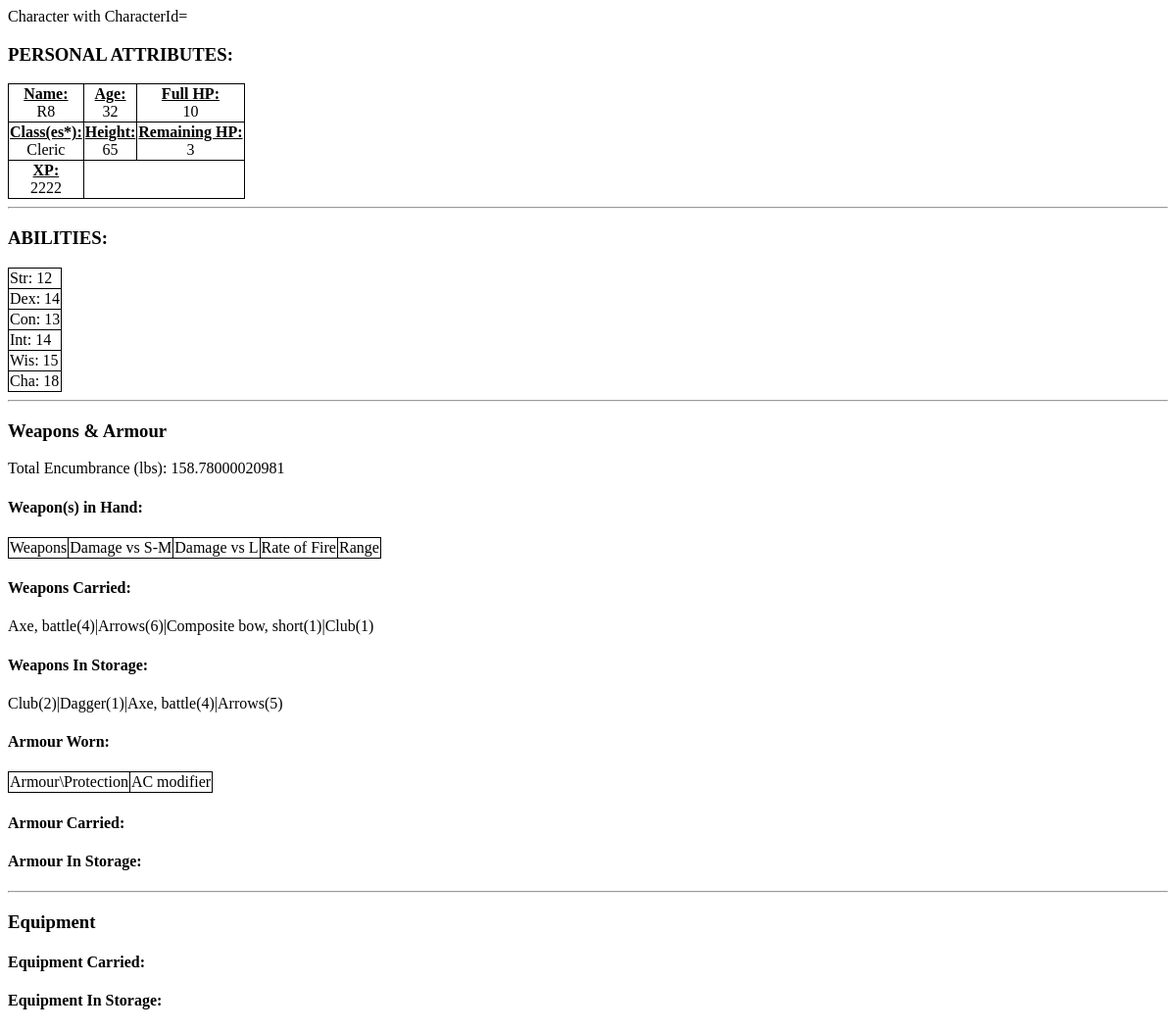
Before: /osric_character_tools/charactersheet.php?CharacterId=55 with the older database file.
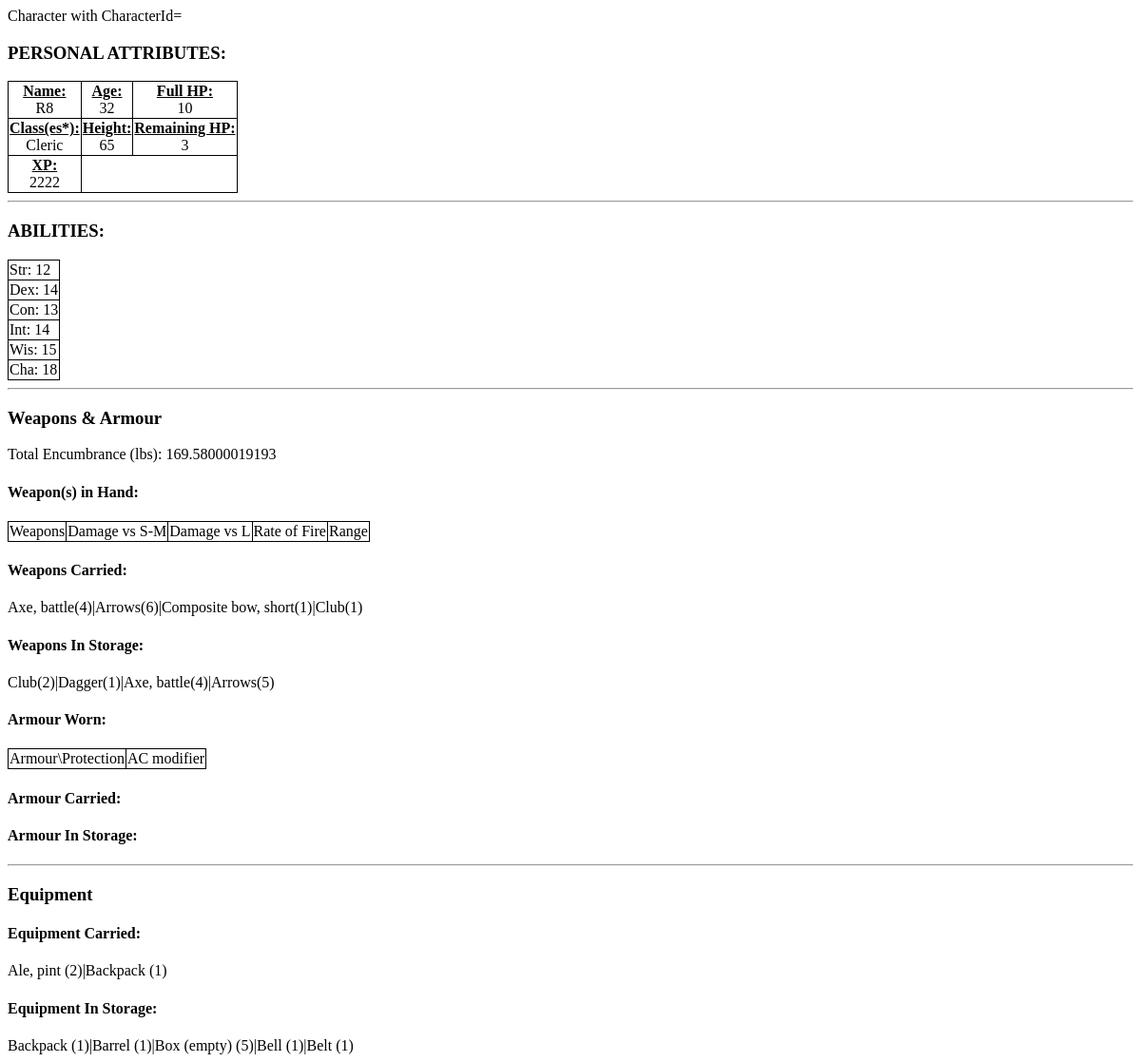
After: the same page with the newer database file.
### tables this page shows
CREATE TABLE IF NOT EXISTS `characters` (
  `CharacterName` varchar(255) NOT NULL,
  `CharacterGender` int(11) NOT NULL,
  `CharacterAge` float NOT NULL,
  `CharacterHeight` float NOT NULL,
  `CharacterWeight` float NOT NULL,
  `CharacterId` bigint(20) unsigned NOT NULL AUTO_INCREMENT,
  `CharacterAlignment` int(11) NOT NULL,
  `RaceId` bigint(20) NOT NULL,
  PRIMARY KEY (`CharacterId`)
);

CREATE TABLE IF NOT EXISTS `character_status` (
  `CharacterId` bigint(20) NOT NULL,
  `CharacterStatusArmorClass` int(11) NOT NULL,
  `CharacterStatusExperiencePoints` int(11) NOT NULL,
  `CharacterStatusLevel` int(11) NOT NULL,
  `CharacterStatusFullHitPoints` int(11) NOT NULL,
  `CharacterStatusRemainingHitPoints` int(11) NOT NULL
);

CREATE TABLE IF NOT EXISTS `character_classes` (
  `CharacterId` bigint(20) NOT NULL,
  `ClassId` bigint(20) NOT NULL
);

CREATE TABLE IF NOT EXISTS `classes` (
  `ClassId` bigint(20) NOT NULL AUTO_INCREMENT,
  `ClassName` varchar(64) NOT NULL,
  PRIMARY KEY (`ClassId`)
);

CREATE TABLE IF NOT EXISTS `character_abilities` (
  `CharacterId` bigint(20) NOT NULL,
  `AbilityId` bigint(20) NOT NULL,
  `Value` float NOT NULL
);

CREATE TABLE IF NOT EXISTS `abilities` (
  `AbilityId` bigint(20) NOT NULL AUTO_INCREMENT,
  `AbilityLongName` varchar(32) NOT NULL,
  `AbilityShortName` varchar(8) NOT NULL,
  PRIMARY KEY (`AbilityId`)
);

CREATE TABLE IF NOT EXISTS `character_weapons` (
  `CharacterWeaponId` bigint(20) NOT NULL AUTO_INCREMENT,
  `CharacterId` bigint(20) NOT NULL,
  `WeaponId` bigint(20) NOT NULL,
  `Quantity` int(11) NOT NULL,
  `WeaponMagic` int(11) NOT NULL,
  `EquipmentStatusId` int(11) NOT NULL DEFAULT '1',
  PRIMARY KEY (`CharacterWeaponId`)
);

CREATE TABLE IF NOT EXISTS `weapons` (
  `WeaponId` bigint(11) NOT NULL AUTO_INCREMENT,
  `WeaponType` varchar(32) DEFAULT NULL,
  `WeaponEncumbranceInLbs` float NOT NULL,
  `WeaponCost` float NOT NULL,
  PRIMARY KEY (`WeaponId`)
);

CREATE TABLE IF NOT EXISTS `character_items` (
  `CharacterItemId` bigint(20) NOT NULL AUTO_INCREMENT,
  `CharacterId` bigint(20) NOT NULL,
  `ItemId` bigint(20) NOT NULL,
  `Quantity` int(11) NOT NULL,
  `ItemStatusId` int(11) NOT NULL DEFAULT '1',
  PRIMARY KEY (`CharacterItemId`)
);

CREATE TABLE IF NOT EXISTS `items` (
  `ItemName` varchar(64) DEFAULT NULL,
  `ItemEncumbrance` float NOT NULL,
  `ItemCost` float NOT NULL,
  `ItemId` bigint(20) unsigned NOT NULL AUTO_INCREMENT,
  UNIQUE KEY `ItemId` (`ItemId`)
);

### osric_character_tools/inc/charactertblfuncs.inc (called while the page is built, shortened)
<?php
function getCharacter($cxn,$characterId)
{
	if($characterId == -1)
	{
		$row['CharacterName'] = "Dummy";
		$row['CharacterGender'] = "1";
		$row['CharacterAge'] = "42";
		$row['CharacterHeight'] = "65";
	}
	else
	{
		$query = sprintf("SELECT * FROM `characters` WHERE CharacterId='%s'",$characterId);
		$result = mysqli_query($cxn,$query) or die("Couldn't execute query.");
		$row = mysqli_fetch_assoc($result);
	}
	return $row;
}
function getCharacterStatus($cxn,$characterId)
{
    $query = sprintf("SELECT * FROM `character_status` WHERE CharacterId='%s'",$characterId);
    $result = mysqli_query($cxn,$query) or die("Couldn't execute getCharacterStatus query.");
    $row = mysqli_fetch_assoc($result);
    return $row;
}
function getCharacterAbilities($cxn,$characterId)
{
    $query = sprintf("SELECT * FROM character_abilities ca INNER JOIN abilities a on ca.AbilityId = a.AbilityId WHERE ca.CharacterId = '%s'",$characterId);
    $result = mysqli_query($cxn,$query) or die("Couldn't execute getCharacterAbilities query.");
    for($result_set = array();$row = mysqli_fetch_assoc($result);$result_set[]=$row);
    return $result_set;
}
function getCharacterClasses($cxn,$characterId)
{
    $query = sprintf("SELECT * FROM character_classes cc INNER JOIN classes c ON cc.ClassId = c.ClassId WHERE CharacterId='%s'",$characterId);
    $result = mysqli_query($cxn,$query) or die("Couldn't execute getCharacterClasses query.");
    for($result_set = array();$row = mysqli_fetch_assoc($result);$result_set[]=$row);
    return $result_set;
}
?>

### osric_character_tools/inc/characterInventory.inc (called while the page is built, shortened)
<?php
function osricdb_getTotalEncumbranceCoinsCarried($cxn, $characterId)
{
    $query = "SELECT SUM(e.TotalCoinEncumbrance) AS TotalEncumbrance FROM (SELECT (c.CoinEncumbranceInLbs * cc.Quantity) AS TotalCoinEncumbrance FROM character_coins cc INNER JOIN coins c ON cc.CoinId = c.CoinId WHERE cc.CharacterId = '{$characterId}' AND cc.ItemStatusId = '2') AS e";
    $result = mysqli_query($cxn,$query) or die("Couldn't execute query: ".$query);
    $row = mysqli_fetch_assoc($result);
    return $row['TotalEncumbrance'];
}
function osricdb_getTotalEncumbranceItemsCarried($cxn, $characterId)
{
	$query = "SELECT SUM(e.TotalItemEncumbrance) AS TotalEncumbrance FROM (SELECT (i.ItemEncumbrance * ci.Quantity) AS TotalItemEncumbrance FROM character_items ci INNER JOIN items i ON ci.ItemId = i.ItemId WHERE ci.CharacterId = '{$characterId}' AND ci.ItemStatusId = '2') AS e";
	$result = mysqli_query($cxn,$query) or die("Couldn't execute query: ".$query);
	$row = mysqli_fetch_assoc($result);
	return $row['TotalEncumbrance'];
}
function osricdb_getTotalEncumbranceWeaponsOnPerson($cxn, $characterId)
{
    $query = "SELECT SUM(e.TotalWeaponEncumbrance) AS TotalEncumbrance FROM (SELECT (w.WeaponEncumbranceInLbs * cw.Quantity) AS TotalWeaponEncumbrance FROM character_weapons cw INNER JOIN weapons w ON cw.WeaponId = w.WeaponId WHERE cw.CharacterId = '{$characterId}' AND (cw.EquipmentStatusId = '2' OR cw.EquipmentStatusId = '3')) AS e";
	$result = mysqli_query($cxn,$query) or die("Couldn't execute query: ".$query);
	$row = mysqli_fetch_assoc($result);
	return $row['TotalEncumbrance'];
}
function osricdb_getTotalEncumbranceArmourOnPerson($cxn, $characterId)
{
    $query = "SELECT SUM(e.TotalArmourEncumbrance) AS TotalEncumbrance FROM (SELECT (a.ArmourEncumbrance * ca.Quantity) AS TotalArmourEncumbrance FROM character_armour ca INNER JOIN armour a ON ca.ArmourId = a.ArmourId WHERE ca.CharacterId = '{$characterId}' AND (ca.EquipmentStatusId = '2' OR ca.EquipmentStatusId = '3')) AS e";
	$result = mysqli_query($cxn,$query) or die("Couldn't execute query: ".$query);
	$row = mysqli_fetch_assoc($result);
	return $row['TotalEncumbrance'];
}
function osricdb_getTotalEncumbranceOnPerson($cxn, $characterId)
{
    $totalEncumbranceItemsCarried = osricdb_getTotalEncumbranceItemsCarried($cxn,$characterId);
    $totalEncumbranceCoinsCarried = osricdb_getTotalEncumbranceCoinsCarried($cxn,$characterId);
    $totalEncumbranceWeaponsOnPerson = osricdb_getTotalEncumbranceWeaponsOnPerson($cxn,$characterId);
    $totalEncumbranceArmourOnPerson = osricdb_getTotalEncumbranceArmourOnPerson($cxn,$characterId);
    $totalEncumbranceOnPerson = $totalEncumbranceItemsCarried + $totalEncumbranceCoinsCarried + $totalEncumbranceWeaponsOnPerson + $totalEncumbranceArmourOnPerson;
    return $totalEncumbranceOnPerson;
}
function osricdb_getCharacterWeaponsByStatus($cxn, $characterId, $equipmentStatus)
{
    $query = sprintf("SELECT * FROM character_weapons cw INNER JOIN weapons w ON cw.WeaponId = w.WeaponId WHERE cw.CharacterId = $characterId AND cw.EquipmentStatusId = '%s'",$equipmentStatus);
    $result = mysqli_query($cxn,$query) or die("Couldn't execute getCharacterWeaponsByStatus query.");
    for($result_set = array();$row = mysqli_fetch_assoc($result);$result_set[]=$row);
    return $result_set;
}
function osricdb_getCharacterWeaponsInStorage($cxn, $characterId)
{
    return osricdb_getCharacterWeaponsByStatus($cxn, $characterId, "1");
}
function osricdb_getCharacterWeaponsCarried($cxn, $characterId)
{
    return osricdb_getCharacterWeaponsByStatus($cxn, $characterId, "2");
}
function osricdb_getCharacterItemsCarried($cxn,$characterId)
{
    return osricdb_getCharacterItemsByStatus($cxn,$characterId,"2");
}
function osricdb_getCharacterItemsInStorage($cxn,$characterId)
{
    return osricdb_getCharacterItemsByStatus($cxn,$characterId,"1");
}
function osricdb_getCharacterItemsByStatus($cxn,$characterId,$itemStatusId)
{
    $query = sprintf("SELECT * FROM character_items ci INNER JOIN items i ON ci.ItemId = i.ItemId WHERE ci.CharacterId = $characterId AND ci.ItemStatusId = '%s'",$itemStatusId);
    $result = mysqli_query($cxn,$query) or die("Couldn't execute query: ".$query);
    for($result_set = array();$row = mysqli_fetch_assoc($result);$result_set[]=$row);
    return $result_set;
}
?>

### osric_character_tools/charactersheet.php (the view, shortened to what this page needs)
<?php
$characterId = $_GET['CharacterId'];
include("./inc/misc.inc");
include("./inc/charactertblfuncs.inc");
include("./inc/characterInventory.inc");
$cxn = mysqli_connect($host,$user,$passwd,$dbname) or die("Couldn't connect to server");
$character = getCharacter($cxn,$characterId);
$characterStatus = getCharacterStatus($cxn,$characterId);
$totalEncumbranceOnPerson = osricdb_getTotalEncumbranceOnPerson($cxn, $characterId);
?>
<html>
<head>
<link rel="stylesheet" type="text/css" href="./css/class.css" />
</head>
<body>
<?php
echo "<h3 class='cs_section_title'>PERSONAL ATTRIBUTES:</h3>\n";
echo "<table id='CharacterAttributes'>\n";
echo "<tr><td><div class='clsCellLabel'>Name:</div><div class='clsCellValue'>{$character['CharacterName']}</div></td><td><div class='clsCellLabel'>Age:</div><div class='clsCellValue'>{$character['CharacterAge']}</div></td><td><div class='clsCellLabel'>Full HP:</div><div class='clsCellValue'>{$characterStatus['CharacterStatusFullHitPoints']}</div></td></tr>\n";
echo "<tr><td><div class='clsCellLabel'>Class(es*):</div><div class='clsCellValue'>";
$result_set = getCharacterClasses($cxn,$characterId);
$num_rows = count($result_set);
for($i=0;$i<$num_rows;$i++)
{
    echo "{$result_set[$i]['ClassName']}";
}
echo "</td><td><div class='clsCellLabel'>Height:</div><div class='clsCellValue'>{$character['CharacterHeight']}</div></td><td><div class='clsCellLabel'>Remaining HP:</div><div class='clsCellValue'>{$characterStatus['CharacterStatusRemainingHitPoints']}</div></td></tr>\n";
echo "<tr><td><div class='clsCellLabel'>XP:</div><div class='clsCellValue'>{$characterStatus['CharacterStatusExperiencePoints']}</div></td></tr>";
echo "</table>\n";
echo "<hr/>\n";
$character_abilities = getCharacterAbilities($cxn,$characterId);
echo "<h3 class='cs_section_title'>ABILITIES:</h3>\n";
$num_abilities = count($character_abilities);
echo "<table id='CharacterAbilities'>\n";
for($i=0;$i<$num_abilities;$i++)
{
    echo "<tr><td>{$character_abilities[$i]['AbilityShortName']}: {$character_abilities[$i]['Value']}</td></tr>\n";
}
echo "</table>\n";
echo "<hr/>\n";
echo "<h3>Weapons & Armour</h3>\n";
echo "<div id='TotalEncumbrance'>Total Encumbrance (lbs): {$totalEncumbranceOnPerson}</div>\n";
echo "<h4>Weapon(s) in Hand:</h4>\n";
echo "<table id='CharacterWeaponsInHand'>\n";
echo "<tr><td>Weapons</td><td>Damage vs S-M</td><td>Damage vs L</td><td>Rate of Fire</td><td>Range</td></tr>\n";
echo "</table>\n";
echo "<h4>Weapons Carried:</h4>\n";
echo "<div id='CharacterWeaponsCarried'>\n";
$character_weapons_carried = osricdb_getCharacterWeaponsCarried($cxn,$characterId);
$num_rows = count($character_weapons_carried);
for($i=0;$i<$num_rows;$i++)
{
    $row = $character_weapons_carried[$i];
    if($i > 0)
    {
        echo "|";
    }
    echo "{$row['WeaponType']}";
    echo "({$row['Quantity']})";
}
echo "</div>\n";
echo "<h4>Weapons In Storage:</h4>\n";
echo "<div id='CharacterWeaponsInStorage'>\n";
$character_weapons_in_storage = osricdb_getCharacterWeaponsInStorage($cxn,$characterId);
$num_rows = count($character_weapons_in_storage);
for($i=0;$i<$num_rows;$i++)
{
    $row = $character_weapons_in_storage[$i];
    if($i > 0)
    {
        echo "|";
    }
    echo "{$row['WeaponType']}";
	echo "({$row['Quantity']})";
}
echo "</div>\n";
echo "<h4>Armour Worn:</h4>\n";
echo "<table id='CharacterArmourWorn'>\n";
echo "<tr><td>Armour\\Protection</td><td>AC modifier</td></tr>\n";
echo "</table>\n";
echo "<h4>Armour Carried:</h4>\n";
echo "<h4>Armour In Storage:</h4>\n";
echo "<hr/>\n";
echo "<h3>Equipment</h3>\n";
echo "<h4>Equipment Carried:</h4>";
echo "<div id='CharacterEquipmentCarried'>\n";
$character_items_carried = osricdb_getCharacterItemsCarried($cxn,$characterId);
$num_rows = count($character_items_carried);
for($i=0;$i<$num_rows;$i++)
{
    $row = $character_items_carried[$i];
    if($i > 0)
    {
        echo "|";
    }
    echo"{$row['ItemName']}";
    echo"({$row['Quantity']})";
}
echo "</div>\n";
echo "<h4>Equipment In Storage:</h4>";
echo "<div id='CharacterEquipmentInStorage'>\n";
$character_items_in_storage = osricdb_getCharacterItemsInStorage($cxn,$characterId);
$num_rows = count($character_items_in_storage);
for($i=0;$i<$num_rows;$i++)
{
    $row = $character_items_in_storage[$i];
    if($i > 0)
    {
        echo "|";
    }
    echo "{$row['ItemName']}";
	echo "({$row['Quantity']})";
}
echo "</div>\n";
?>
</body>
</html>

### osric_character_tools/css/class.css (style rules this page uses)
table { border: 1px solid black; border-collapse: collapse; }
td { border-right: 1px solid black; border-bottom: 1px solid black; }
.clsCellValue { text-align: center; }
.clsCellLabel { text-align: center; font-weight: bold; text-decoration: underline; }

Changed rows visible on the page:
added character_items: ItemId.ItemName "Ale, pint", Quantity "2", shown under "Equipment Carried:"
added character_items: ItemId.ItemName "Backpack", Quantity "1", shown under "Equipment Carried:"
added character_items: ItemId.ItemName "Backpack", Quantity "1", shown under "Equipment In Storage:"
added character_items: ItemId.ItemName "Barrel", Quantity "1", shown under "Equipment In Storage:"
added character_items: ItemId.ItemName "Box (empty)", Quantity "5", shown under "Equipment In Storage:"
added character_items: ItemId.ItemName "Bell", Quantity "1", shown under "Equipment In Storage:"
added character_items: ItemId.ItemName "Belt", Quantity "1", shown under "Equipment In Storage:"
Other visible differences:
$totalEncumbranceOnPerson: "158.78000020981" → "169.58000019193"
